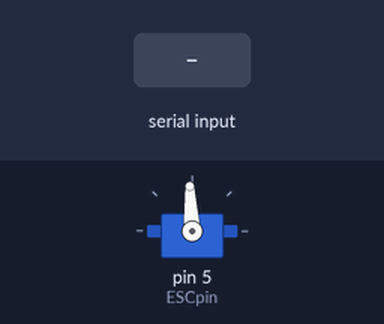
Bench run of a sketch on a simulated Arduino Uno, built with avr-gcc and run on an emulated ATmega328P. Parts: servo. The test bench sets the inputs (shaded band).

Above: at 6.2 s.
6.3 s: "90,45\n" received over Serial
At 7.3 s:
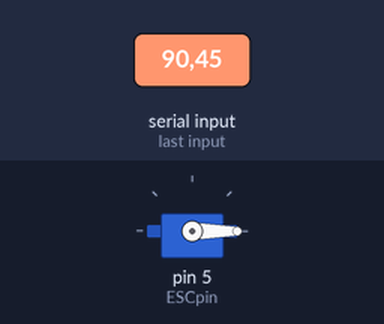
Timing chart, 0 to 9.3 s (numbered marks = the images above; inputs shaded):
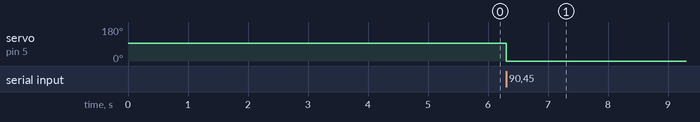

Measured:
- after the input at 6.3 s, servo on pin 5 (ESCpin): 93° → 0° at once

The sketch:

sketch_may31a.ino
```cpp
#include <Servo.h>

byte ESCpin=5;
Servo ESC;
int value=1500;
void setup(){
  Serial.begin(9600);
  ESC.attach(ESCpin);
  ESC.writeMicroseconds(1500);
  delay(5000);
}
void loop(){
  while(Serial.available()){
    int input=Serial.parseInt();
    if (input!=0){
      value=(int)input;
    }
    ESC.writeMicroseconds(value);
    delay(5);
  }
}
```
